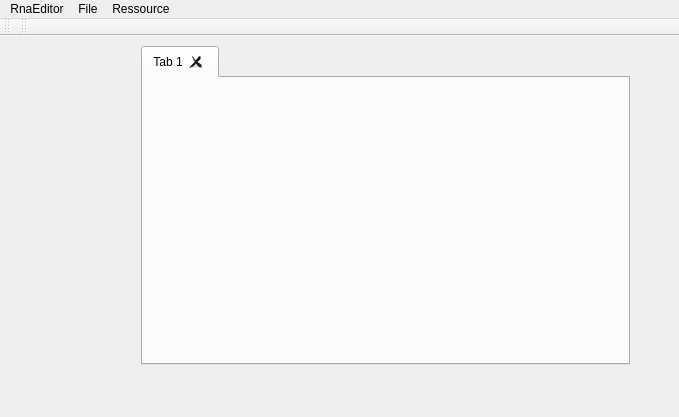
<?xml version="1.0" encoding="UTF-8"?>
<ui version="4.0">
 <class>MainWindow</class>
 <widget class="QMainWindow" name="MainWindow">
  <property name="geometry">
   <rect>
    <x>0</x>
    <y>0</y>
    <width>679</width>
    <height>417</height>
   </rect>
  </property>
  <property name="sizePolicy">
   <sizepolicy hsizetype="MinimumExpanding" vsizetype="MinimumExpanding">
    <horstretch>0</horstretch>
    <verstretch>0</verstretch>
   </sizepolicy>
  </property>
  <property name="minimumSize">
   <size>
    <width>300</width>
    <height>300</height>
   </size>
  </property>
  <property name="windowTitle">
   <string>MainWindow</string>
  </property>
  <property name="styleSheet">
   <string notr="true"/>
  </property>
  <widget class="QWidget" name="centralWidget">
   <widget class="QWidget" name="gridLayoutWidget">
    <property name="geometry">
     <rect>
      <x>130</x>
      <y>-1</y>
      <width>511</width>
      <height>341</height>
     </rect>
    </property>
    <layout class="QGridLayout" name="gridLayout" rowstretch="0" columnstretch="0">
     <property name="sizeConstraint">
      <enum>QLayout::SetMaximumSize</enum>
     </property>
     <item row="0" column="0">
      <widget class="QTabWidget" name="tabMainWindow">
       <property name="enabled">
        <bool>true</bool>
       </property>
       <property name="sizePolicy">
        <sizepolicy hsizetype="Expanding" vsizetype="Expanding">
         <horstretch>1</horstretch>
         <verstretch>1</verstretch>
        </sizepolicy>
       </property>
       <property name="tabPosition">
        <enum>QTabWidget::North</enum>
       </property>
       <property name="currentIndex">
        <number>0</number>
       </property>
       <property name="elideMode">
        <enum>Qt::ElideRight</enum>
       </property>
       <property name="usesScrollButtons">
        <bool>false</bool>
       </property>
       <property name="tabsClosable">
        <bool>true</bool>
       </property>
       <property name="movable">
        <bool>true</bool>
       </property>
       <widget class="QWidget" name="tab">
        <attribute name="title">
         <string>Tab 1</string>
        </attribute>
       </widget>
      </widget>
     </item>
    </layout>
   </widget>
  </widget>
  <widget class="QMenuBar" name="menuBar">
   <property name="geometry">
    <rect>
     <x>0</x>
     <y>0</y>
     <width>679</width>
     <height>22</height>
    </rect>
   </property>
   <widget class="QMenu" name="menuRnaEditor">
    <property name="title">
     <string>RnaEditor</string>
    </property>
    <addaction name="actionAbout_RnaEditor"/>
    <addaction name="separator"/>
    <addaction name="actionQuit_RnaEditor_2"/>
   </widget>
   <widget class="QMenu" name="menuFile">
    <property name="title">
     <string>File</string>
    </property>
    <addaction name="actionNew_Assay"/>
    <addaction name="separator"/>
    <addaction name="actionOpen"/>
    <addaction name="separator"/>
   </widget>
   <widget class="QMenu" name="menuRessource">
    <property name="title">
     <string>Ressource</string>
    </property>
    <addaction name="actionDownload_Ressources"/>
    <addaction name="separator"/>
    <addaction name="actionSet_Ressource_Folder"/>
    <addaction name="separator"/>
    <addaction name="actionSet_Genome"/>
    <addaction name="actionSet_SNP_Ressource"/>
    <addaction name="actionSet_Alu_Regions"/>
    <addaction name="actionSet_Simple_Repeats"/>
   </widget>
   <addaction name="menuRnaEditor"/>
   <addaction name="menuFile"/>
   <addaction name="menuRessource"/>
  </widget>
  <widget class="QToolBar" name="mainToolBar">
   <attribute name="toolBarArea">
    <enum>TopToolBarArea</enum>
   </attribute>
   <attribute name="toolBarBreak">
    <bool>false</bool>
   </attribute>
  </widget>
  <widget class="QToolBar" name="toolBar">
   <property name="windowTitle">
    <string>toolBar</string>
   </property>
   <attribute name="toolBarArea">
    <enum>TopToolBarArea</enum>
   </attribute>
   <attribute name="toolBarBreak">
    <bool>false</bool>
   </attribute>
  </widget>
  <action name="actionAbout_RnaEditor">
   <property name="text">
    <string>About RnaEditor</string>
   </property>
  </action>
  <action name="actionQuit_RnaEditor_2">
   <property name="text">
    <string>Quit RnaEditor</string>
   </property>
  </action>
  <action name="actionNew_Tab">
   <property name="text">
    <string>New Tab</string>
   </property>
  </action>
  <action name="actionOpen_File">
   <property name="text">
    <string>open File</string>
   </property>
  </action>
  <action name="actionOpen">
   <property name="text">
    <string>Open FastQ... </string>
   </property>
  </action>
  <action name="actionDownload_Ressources">
   <property name="text">
    <string>Download Ressources...</string>
   </property>
  </action>
  <action name="actionSet_Genome">
   <property name="text">
    <string>Set Genome...</string>
   </property>
  </action>
  <action name="actionSet_SNP_Ressource">
   <property name="text">
    <string>Set SNP Ressource...</string>
   </property>
  </action>
  <action name="actionSet_Alu_Regions">
   <property name="text">
    <string>Set Alu-Regions...</string>
   </property>
  </action>
  <action name="actionSet_Simple_Repeats">
   <property name="text">
    <string>Set Simple Repeats...</string>
   </property>
  </action>
  <action name="actionSet_Ressource_Folder">
   <property name="text">
    <string>Set Ressource Folder...</string>
   </property>
  </action>
  <action name="actionNew_Assay">
   <property name="text">
    <string>New Assay</string>
   </property>
  </action>
 </widget>
 <layoutdefault spacing="6" margin="11"/>
 <resources/>
 <connections/>
 <slots>
  <slot>addEntry()</slot>
 </slots>
</ui>
